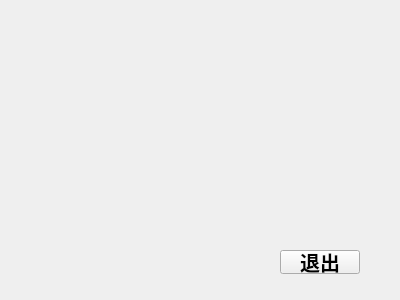
<?xml version="1.0" encoding="UTF-8"?>
<ui version="4.0">
 <class>MySpline</class>
 <widget class="QWidget" name="MySpline">
  <property name="geometry">
   <rect>
    <x>0</x>
    <y>0</y>
    <width>400</width>
    <height>300</height>
   </rect>
  </property>
  <property name="windowTitle">
   <string>Form</string>
  </property>
  <widget class="QWidget" name="horizontalLayoutWidget">
   <property name="geometry">
    <rect>
     <x>50</x>
     <y>40</y>
     <width>291</width>
     <height>191</height>
    </rect>
   </property>
   <layout class="QHBoxLayout" name="horizontalLayout"/>
  </widget>
  <widget class="QPushButton" name="QuitSpline">
   <property name="geometry">
    <rect>
     <x>280</x>
     <y>250</y>
     <width>80</width>
     <height>24</height>
    </rect>
   </property>
   <property name="font">
    <font>
     <family>幼圆</family>
     <pointsize>15</pointsize>
     <bold>true</bold>
    </font>
   </property>
   <property name="text">
    <string>退出</string>
   </property>
  </widget>
 </widget>
 <resources/>
 <connections/>
</ui>
